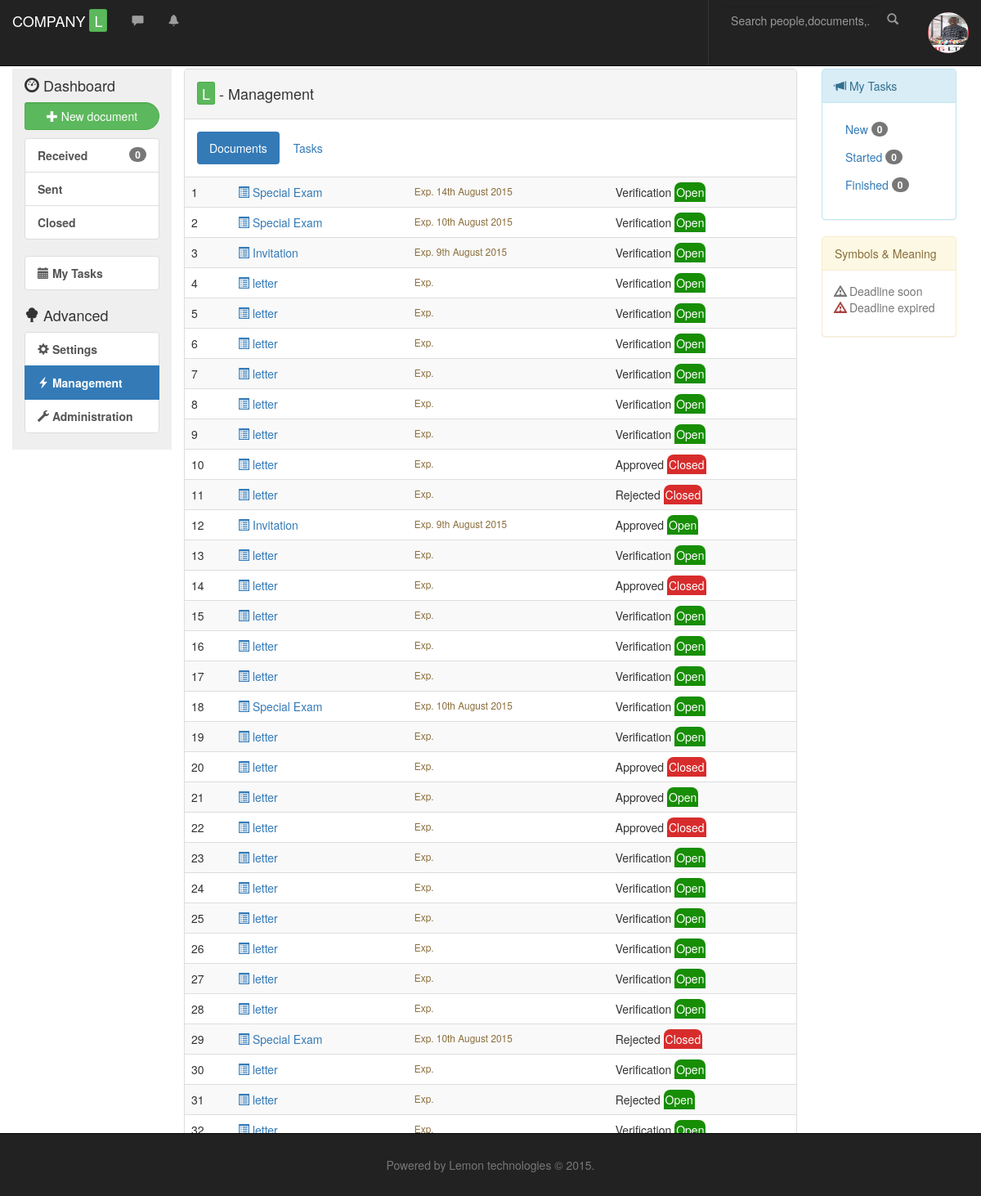
/app/?view=manager&tab=documents (signed in), run on the app's committed database.
### tables this page shows
CREATE TABLE IF NOT EXISTS `intranet` (
  `intranet_id` int(11) NOT NULL,
  `intranet_name` varchar(30) NOT NULL DEFAULT 'lemon' COMMENT 'Name of company using lemon',
  `logo_path` varchar(30) NOT NULL
);

CREATE TABLE IF NOT EXISTS `document` (
  `document_id` varchar(10) NOT NULL,
  `doc_type_id` varchar(3) NOT NULL COMMENT 'foreign key to doc_type',
  `document_path` varchar(60) NOT NULL,
  `client_id` varchar(10) NOT NULL,
  `date_created` datetime NOT NULL DEFAULT CURRENT_TIMESTAMP,
  `date_closed` datetime DEFAULT NULL,
  `doc_status_id` varchar(3) NOT NULL DEFAULT '001',
  `closedby_user_id` varchar(10) NOT NULL,
  `observation` text,
  `branch_id` varchar(3) NOT NULL,
  `intranet_id` int(11) NOT NULL,
  `closed` varchar(1) NOT NULL DEFAULT 'n' COMMENT 'y/n'
);

CREATE TABLE IF NOT EXISTS `doc_type` (
  `doc_type_id` varchar(3) NOT NULL,
  `doc_type_name` varchar(30) NOT NULL,
  `doc_type_description` text NOT NULL,
  `doc_type_duration` int(11) DEFAULT NULL COMMENT 'Duration in days. NULL when duration is unlimited',
  `intranet_id` int(11) NOT NULL
);

CREATE TABLE IF NOT EXISTS `document_status` (
  `doc_status_id` varchar(3) NOT NULL COMMENT 'all IDs have lenght 3',
  `doc_status_name` varchar(30) NOT NULL,
  `doc_status_description` text NOT NULL,
  `intranet_id` int(11) NOT NULL
);

### app/controller/admin.php (called while the page is built, shortened)
<?php
class Admin{
	function get_intranet($conn){
		$result = mysqli_query($conn, "SELECT * FROM `intranet`");
		$intranet = mysqli_fetch_array($result);
		$output['intranet_name'] = $intranet['intranet_name'];
		$output['intranet_id'] = $intranet['intranet_id'];
		return $output;
	}
}
$admin = new Admin();

### app/controller/document.php (called while the page is built, shortened)
<?php
class Document{
	public static function get_documents($conn, $view, $user_id){
		$result = null;
		if($view=='manager'){
			$sql = "SELECT `b`.*, `d`.*, `dt`.`doc_type_name`, `ds`.`doc_status_name`, DATE_FORMAT(DATE_ADD(`date_created`, INTERVAL `dt`.`doc_type_duration` DAY), '%D %M %Y') AS deadline
			FROM `document` d,`box` b,`doc_type` dt, `document_status` ds
			WHERE `d`.`document_id`=`b`.`document_id` AND `dt`.`doc_type_id` = `d`.`doc_type_id` AND `d`.`doc_status_id`=`ds`.`doc_status_id`
				ORDER BY d.`date_created` DESC";
			$result = mysqli_query($conn, $sql);
		}
		return $result;
	}
}
?>

### app/view/manager.php (the view, shortened to what this page needs)
<div class="panel panel-default">
  <div class="panel-heading">
  	<h4><span id="bigL">L</span> - Management</h4>
  </div>
  <div class="panel-body">
	<ul class="nav nav-pills text-right">
	  <li role="presentation" <?php if($_GET['tab']=='documents'){ echo "class='active'";}?> ><a href="?view=manager&tab=documents">Documents</a></li>
	  <li role="presentation" <?php if($_GET['tab']=='tasks'){ echo "class='active'";}?> ><a href="?view=manager&tab=tasks">Tasks</a></li>
	</ul>
  </div>
  <?php if($_GET['tab']!='tasks'){ ?>
  <table class="table table-hover table-striped">
    <tbody>
    <?php
	$result  = Document::get_documents($conn, $_GET['view'], null);
	$row_count = 0;
	while( $row= mysqli_fetch_array( $result ) ){
		$row_count += 1;
    ?>
    	<tr>
    		<td><?php echo $row_count; ?></td>
    		<td>
    			<a style="cursor:pointer;" title="Click for Details" onclick="documentDetails('<?php echo $row['document_id']; ?>', '<?php echo $_GET['view'];?>');" data-toggle="modal" data-target="#DocumentDetailsModal">
    				<span class="glyphicon glyphicon-list-alt"></span> <?php echo $row['doc_type_name']; ?>
    			</a>
    		</td>
    		<td class="small text-warning" >Exp. <?php echo $row['deadline']; ?></td>
    		<td>
    			<?php echo $row['doc_status_name']; ?>
    			<?php if($row['closed']=='y'){ $txt="Closed"; $cssbg="#D82C2C";} else { $txt="Open"; $cssbg="#178E05"; } ?>
				<span style="background:<?php echo $cssbg; ?>; border-radius:8px 8px 0px 0px; padding:2px;color:#FFFFFF;">
					<?php echo $txt; ?>
				</span>
    		</td>
    	</tr>
    	<?php }  ?>
    </tbody>
  </table>
  <?php }  ?>
</div>

### app/templates/header.php (shortened to what this page needs)
<nav class="navbar navbar-inverse navbar-fixed-top">
  <div class="container-fluid">
    <div class="navbar-header">
      <a href="" class="navbar-brand" alt="Brand" href="#"><?php echo $intranet['intranet_name']; ?> <span id="bigL">L</span> </a>
    </div>
    <div class="collapse navbar-collapse" id="bs-example-navbar-collapse-1">
    	<ul class="nav navbar-nav">
    		<li><a href><span title="Messages" class="glyphicon glyphicon-comment"></span></a><li>
    		<li><a href><span title="Notifications" class="glyphicon glyphicon-bell"></span></a><li>
    	</ul>
      <ul class="nav navbar-nav navbar-right">
      <form class="navbar-form navbar-left" role="search">
        <div class="form-group">
          <input type="text" class="form-control" placeholder="Search people,documents,...">
          <button><span class="glyphicon glyphicon-search"></span></button>
        </div>
      </form>
        <li class="dropdown">
          <a href="#" class="dropdown-toggle" data-toggle="dropdown" role="button" aria-haspopup="true" aria-expanded="false">
          	<img class="img-circle media-object" src="<?php if($_SESSION['user_image']=='') { ?>data/user_data/avatar.png<?php } else{ echo $_SESSION['user_image']; }?>" alt="<?php echo $_SESSION['user_name'];?>" Title="<?php echo $_SESSION['user_name'];?>" id="user_img" style="height:50px;width:50px;">
          </a>
        </li>
      </ul>
    </div>
  </div>
</nav>

### app/assets/css/layout.css (style rules this page uses)
#bigL { border:1px solid #4CAE4C; border-radius:3px; background:#5CB85C; padding:0px 5px 0px; color:#fff; height:30px; }
.navbar-inverse input, .navbar-inverse button { background:none; border:none; }
.navbar-inverse button { background:none; color:#999; }
.navbar-right { border-left:1px solid #333; }

### data on the page
intranet: intranet_name "COMPANY"
document: doc_type.doc_type_name "Special Exam", deadline "14th August 2015", doc_status.doc_status_name "Verification", closed "Open"
document: doc_type.doc_type_name "Special Exam", deadline "10th August 2015", doc_status.doc_status_name "Verification", closed "Open"
document: doc_type.doc_type_name "Invitation", deadline "9th August 2015", doc_status.doc_status_name "Verification", closed "Open"
document: doc_type.doc_type_name "letter", doc_status.doc_status_name "Verification", closed "Open"
document: doc_type.doc_type_name "letter", doc_status.doc_status_name "Verification", closed "Open"
document: doc_type.doc_type_name "letter", doc_status.doc_status_name "Verification", closed "Open"
document: doc_type.doc_type_name "letter", doc_status.doc_status_name "Verification", closed "Open"
document: doc_type.doc_type_name "letter", doc_status.doc_status_name "Verification", closed "Open"
document: doc_type.doc_type_name "letter", doc_status.doc_status_name "Verification", closed "Open"
document: doc_type.doc_type_name "letter", doc_status.doc_status_name "Approved", closed "Closed"
document: doc_type.doc_type_name "letter", doc_status.doc_status_name "Rejected", closed "Closed"
document: doc_type.doc_type_name "Invitation", deadline "9th August 2015", doc_status.doc_status_name "Approved", closed "Open"
document: doc_type.doc_type_name "letter", doc_status.doc_status_name "Verification", closed "Open"
document: doc_type.doc_type_name "letter", doc_status.doc_status_name "Approved", closed "Closed"
document: doc_type.doc_type_name "letter", doc_status.doc_status_name "Verification", closed "Open"
document: doc_type.doc_type_name "letter", doc_status.doc_status_name "Verification", closed "Open"
document: doc_type.doc_type_name "letter", doc_status.doc_status_name "Verification", closed "Open"
document: doc_type.doc_type_name "Special Exam", deadline "10th August 2015", doc_status.doc_status_name "Verification", closed "Open"
document: doc_type.doc_type_name "letter", doc_status.doc_status_name "Verification", closed "Open"
document: doc_type.doc_type_name "letter", doc_status.doc_status_name "Approved", closed "Closed"
document: doc_type.doc_type_name "letter", doc_status.doc_status_name "Approved", closed "Open"
document: doc_type.doc_type_name "letter", doc_status.doc_status_name "Approved", closed "Closed"
document: doc_type.doc_type_name "letter", doc_status.doc_status_name "Verification", closed "Open"
document: doc_type.doc_type_name "letter", doc_status.doc_status_name "Verification", closed "Open"
document: doc_type.doc_type_name "letter", doc_status.doc_status_name "Verification", closed "Open"
document: doc_type.doc_type_name "letter", doc_status.doc_status_name "Verification", closed "Open"
document: doc_type.doc_type_name "letter", doc_status.doc_status_name "Verification", closed "Open"
document: doc_type.doc_type_name "letter", doc_status.doc_status_name "Verification", closed "Open"
document: doc_type.doc_type_name "Special Exam", deadline "10th August 2015", doc_status.doc_status_name "Rejected", closed "Closed"
document: doc_type.doc_type_name "letter", doc_status.doc_status_name "Verification", closed "Open"
document: doc_type.doc_type_name "letter", doc_status.doc_status_name "Rejected", closed "Open"
document: doc_type.doc_type_name "letter", doc_status.doc_status_name "Verification", closed "Open"
